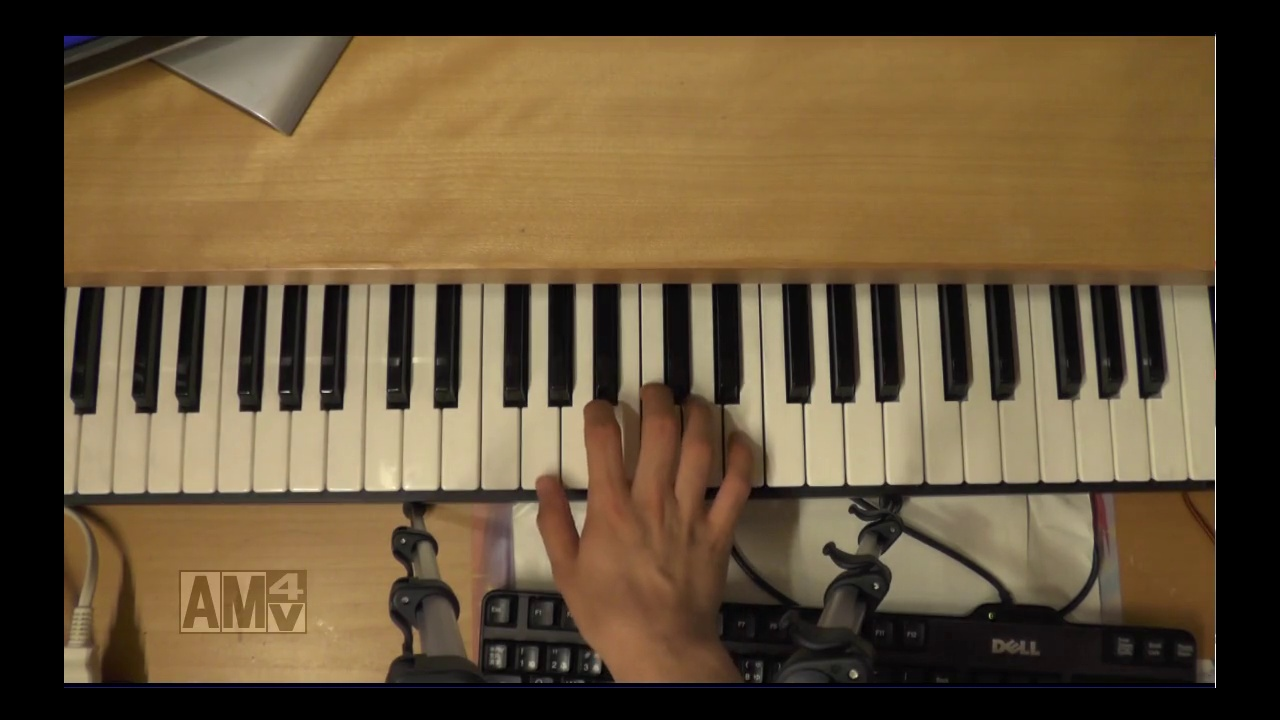
#> input picture data/img/01image/047.jpg, 1280 x 720 px, given in place of 100.jpg, which was not available
$ python -i Project.py   (imports and definitions only)
#> lines starting #> are read from the running program, lines starting #| are printed output that depends on the picture; pictures that were not available may be replaced by others from this repository, and a replacement may not be noted
# -*- coding: UTF-8 -*-

import cv2
import math
import numpy as np
import os
import copy
import pretty_midi
from PIL import Image, ImageOps

# [8 lines not run here, left out]
"""
filename = "Project.mp4"
print("file name >>Project.mp4")
"""
# [1 line not run here, left out]

KeyNameList = [
"C3", "C#3", "D3", "D#3", "E3", "F3", "F#3", "G3", "G#3", "A3", "A#3", "B3",
"C4", "C#4", "D4", "D#4", "E4", "F4", "F#4", "G4", "G#4", "A4", "A#4", "B4",
"C5", "C#5", "D5", "D#5", "E5", "F5", "F#5", "G5", "G#5", "A5", "A#5", "B5",
"C6", "C#6", "D6", "D#6", "E6", "F6", "F#6", "G6", "G#6", "A6", "A#6", "B6",
"C7", "C#7", "D7", "D#7", "E7", "F7", "F#7", "G7", "G#7", "A7", "A#7", "B7",
"C8", "C#8", "D8", "D#8", "E8", "F8", "F#8", "G8", "G#8", "A8", "A#8", "B8",
"C9", "C#9", "D9", "D#9", "E9", "F9", "F#9", "G9", "G#9", "A9", "A#9", "B9"]


#動画をフレームごとの画像に変換する関数
# [15 lines left out: function save_frames, not called in this run]


def get_yy(num):#差分から鍵盤の位置を切り抜く関数
    img_src1 = cv2.imread("data/img/01image/{0:03d}.jpg".format(num), 1)
    img_src2 = cv2.imread("data/img/01image/{0:03d}.jpg".format(num+200), 1)

    img_diff = cv2.absdiff(img_src2, img_src1)
    # 差分を二値化
    img_diffm = cv2.threshold(img_diff, 20, 255, cv2.THRESH_BINARY)[1]
    # 膨張処理、収縮処理を施してマスク画像を生成
    operator = np.ones((3, 3), np.uint8)
    img_dilate = cv2.dilate(img_diffm, operator, iterations=4)
    img_mask = cv2.erode(img_dilate, operator, iterations=4)
    # マスク画像を使って対象を切り出す
    img_dst = cv2.bitwise_and(img_src2, img_mask)
    dst_gray = cv2.cvtColor(img_dst, cv2.COLOR_RGB2GRAY)
    yy = 0
    for y in range(len(dst_gray)):#切り出された場所から鍵盤のy座標を取得
        count = 0
        for x in dst_gray[y]:
            if x != 0:
                count += 1
        if count > 10:
            yy = y
            break
    return yy


# [50 lines left out: functions get_point, make_img, not called in this run]


def search_white():#手が映っていない画像を検索する関数(鍵盤の境目を判断するのに用いる)
    result = 1
    Max = 0
    for i in range(10):
        count = 0
        img_src = cv2.imread("data/img/02crip/{0:03d}.jpg".format(i), 1)
        gray = cv2.cvtColor(img_src, cv2.COLOR_RGB2GRAY)
        for y in gray:
            for x in y:
                if x >= 230:
                    count += 1
        if count >= Max:
            Max = count
            result = i
    return result


# [27 lines left out: function search_key, not called in this run]
#デバッグ用、鍵盤の分かれ目を表示
"""    for y in range(len(gray)):
        for x in range(len(gray[y])):
            if gray[y][x] >= 100:
                gray[y][x] -= 100
            if x in check2:
                gray[y][x] = 255

    print(check2)
    cv2.imshow("", gray)
    cv2.waitKey(0)
    cv2.destroyAllWindows()
"""


# [90 lines left out: function getname, not called in this run]


# [5 lines not run here, left out]

# 鍵盤の位置を推定、切り抜いたものを出力
ydata = get_yy(100)
#> in get_yy, img_src1 is the input picture: shape (720, 1280, 3); mean B, G, R 56.7, 83.4, 101.9
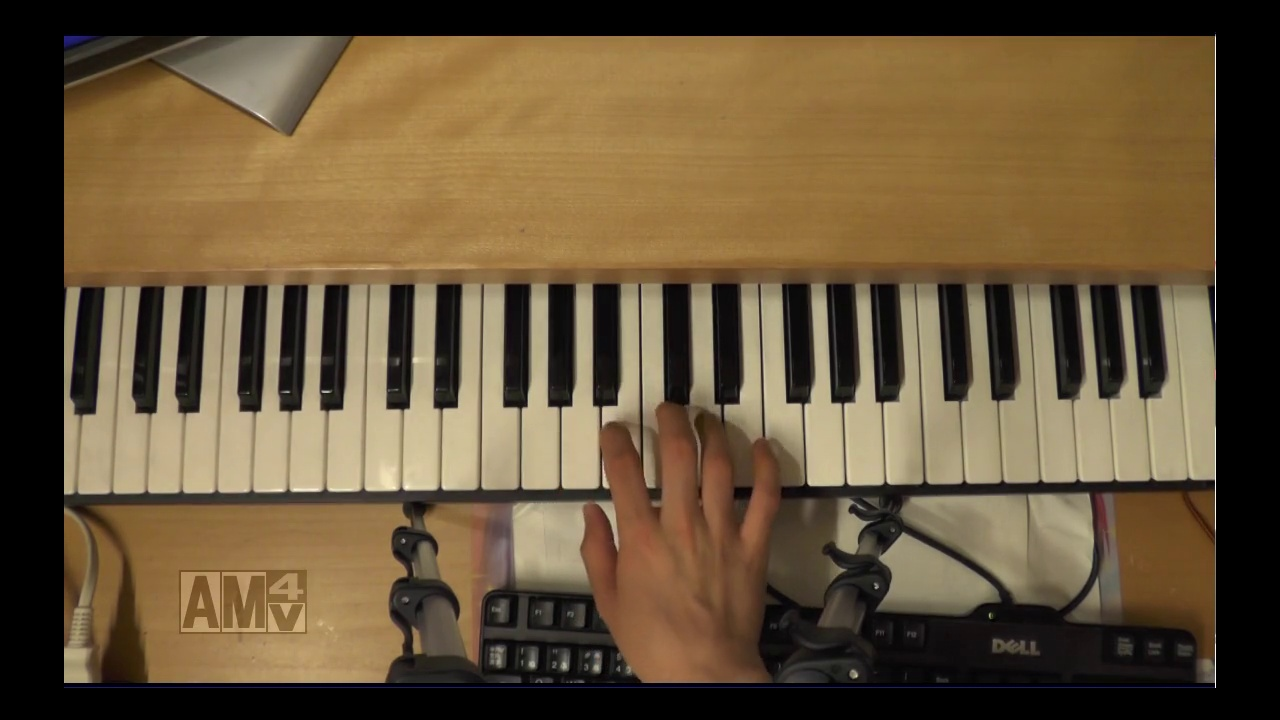
#> input picture data/img/01image/078.jpg, 1280 x 720 px, given in place of 300.jpg, which was not available
#> in get_yy, img_src2 is the input picture: shape (720, 1280, 3); mean B, G, R 57.2, 84, 102.5
#> in get_yy, `dst_gray = cv2.cvtColor(img_dst, cv2.COLOR_RGB2GRAY)`:
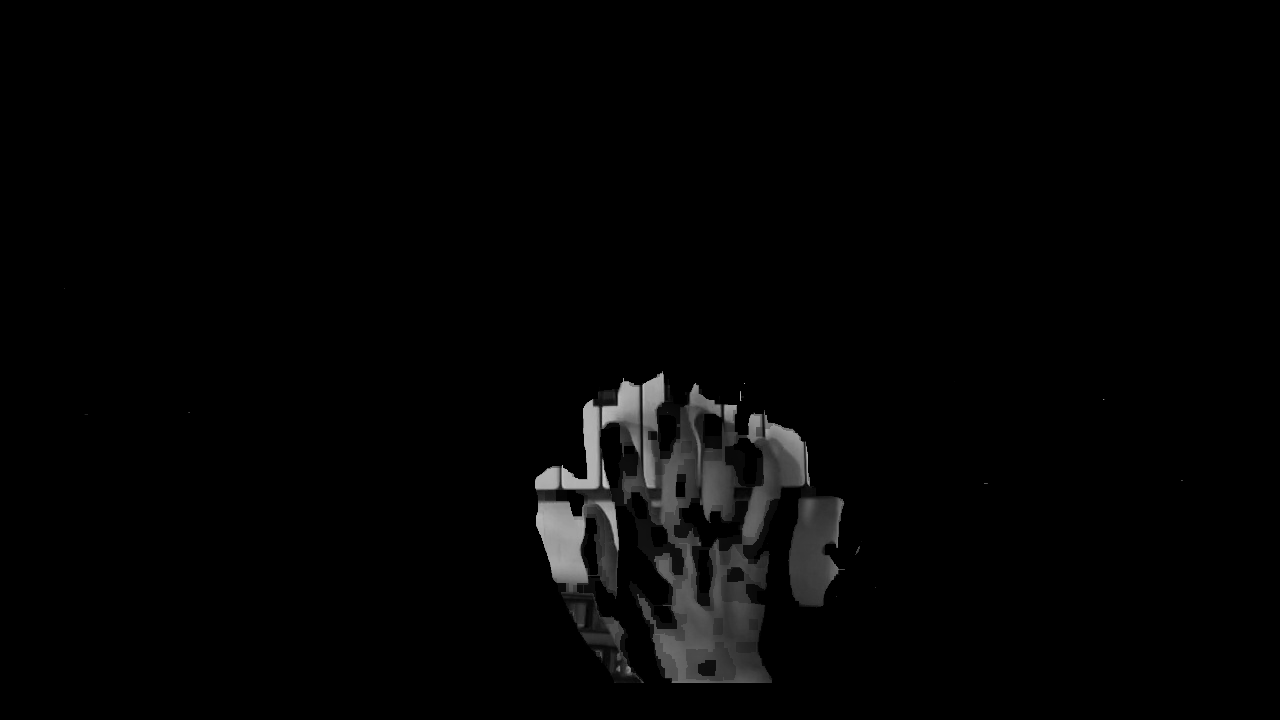
#> dst_gray: shape (720, 1280); min 0, max 202, mean 4
#> the loop in get_yy, `for y in range(len(dst_gray)):#切り出された場所から鍵盤のy座標を取得` made 379 passes
#> yy on pass 379: 378
#> ydata = 378
#point = get_point(1, ydata)
point = [[5, 0], [1030, 0], [0, 100], [1038, 100]]
# [3 lines not run here, left out]

# 各鍵盤の座標を検索、出力
# [1 line that did not run here, left out]
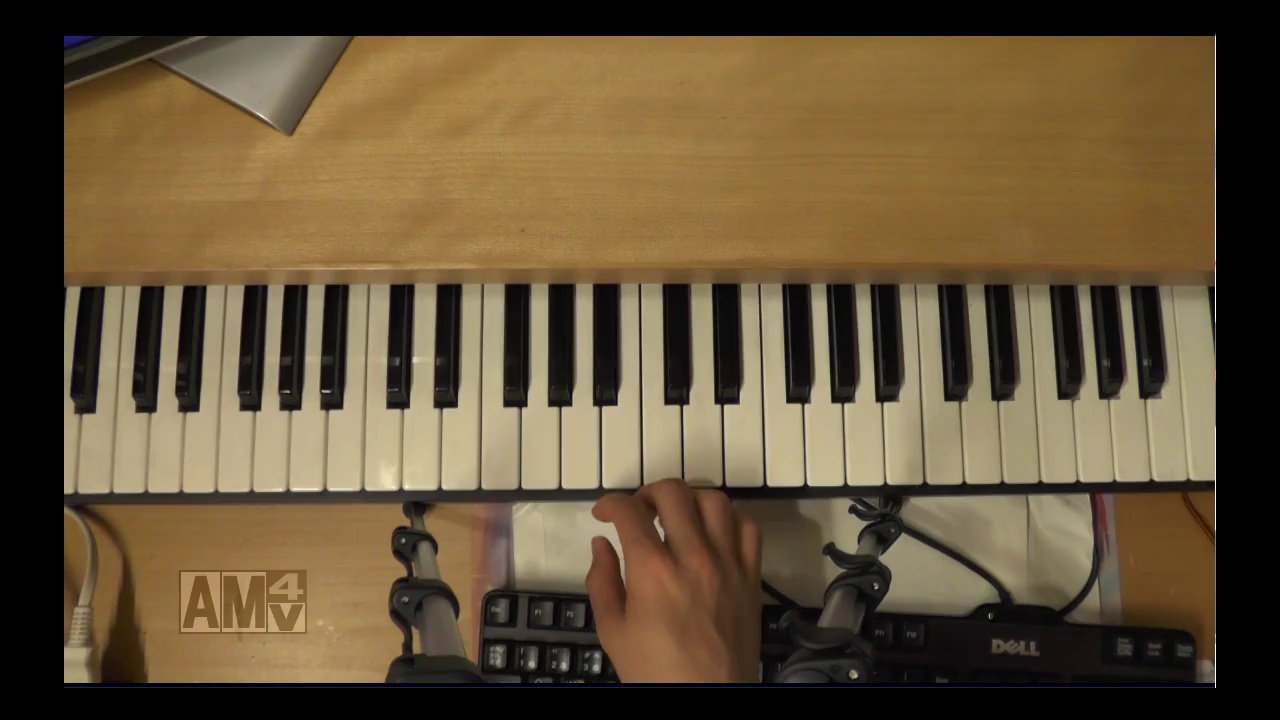
#> input picture data/img/01image/000.jpg, 1280 x 720 px, found by its file name
#> in search_white, img_src is the input picture: shape (720, 1280, 3); mean B, G, R 56.2, 82.6, 100
#> in search_white, `gray = cv2.cvtColor(img_src, cv2.COLOR_RGB2GRAY)`:
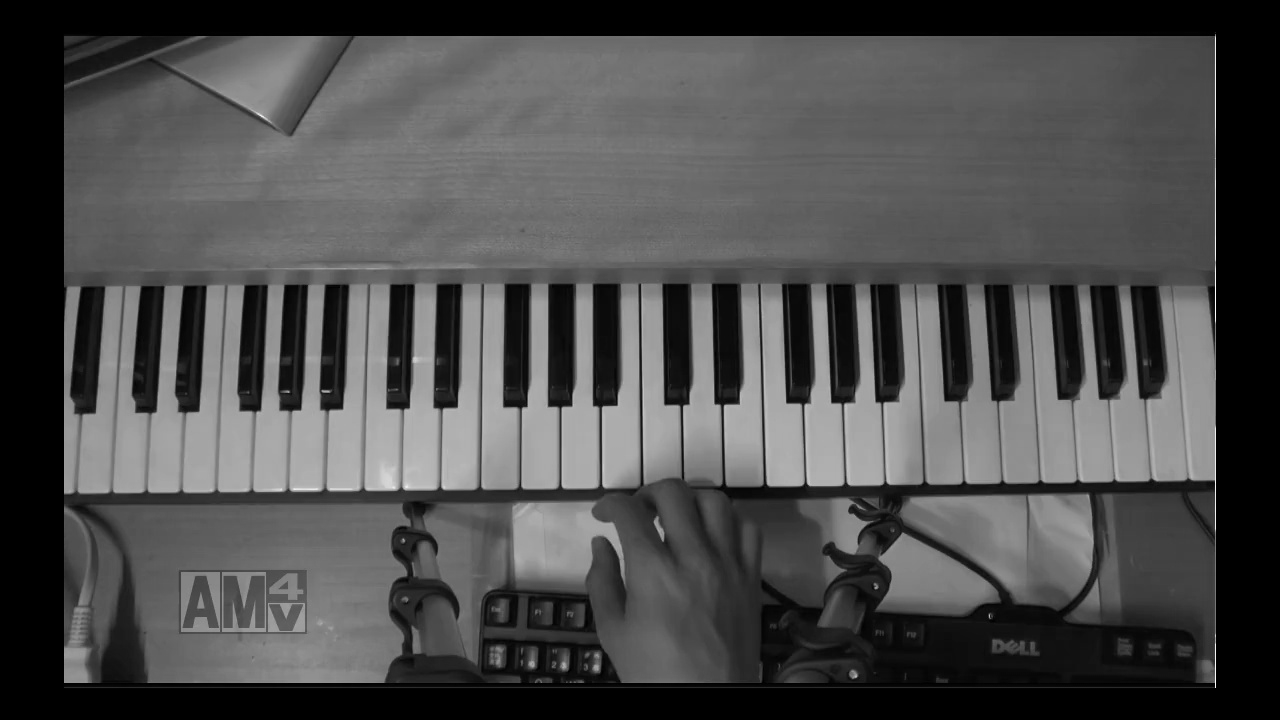
#> gray: shape (720, 1280); min 0, max 255, mean 76.8
#> after the loop in search_white, `for y in gray:`: count = 346
# [1 line that did not run here, left out]
# [5 lines not run here, left out]

# 動画から押された鍵盤を推定、出力
numlist = []
namelist = []
one = 1
# [1 line not run here, left out]
# [1 line that did not run here, left out]
# [1 line that did not run here, left out]
# [25 lines not run here, left out]

data = []
# [1 line not run here, left out]
# [1 line that did not run here, left out]
# [6 lines not run here, left out]

pushing = []
# [18 lines not run here, left out]


tmp = 250
# [1 line that did not run here, left out]
# [1 line that did not run here, left out]
time = (tmp/60)*2
# [9 lines not run here, left out]

>>> result = get_yy('../../data/img/01image/047.jpg')
#> (the run stopped early here; a loop or call above may not have finished)
